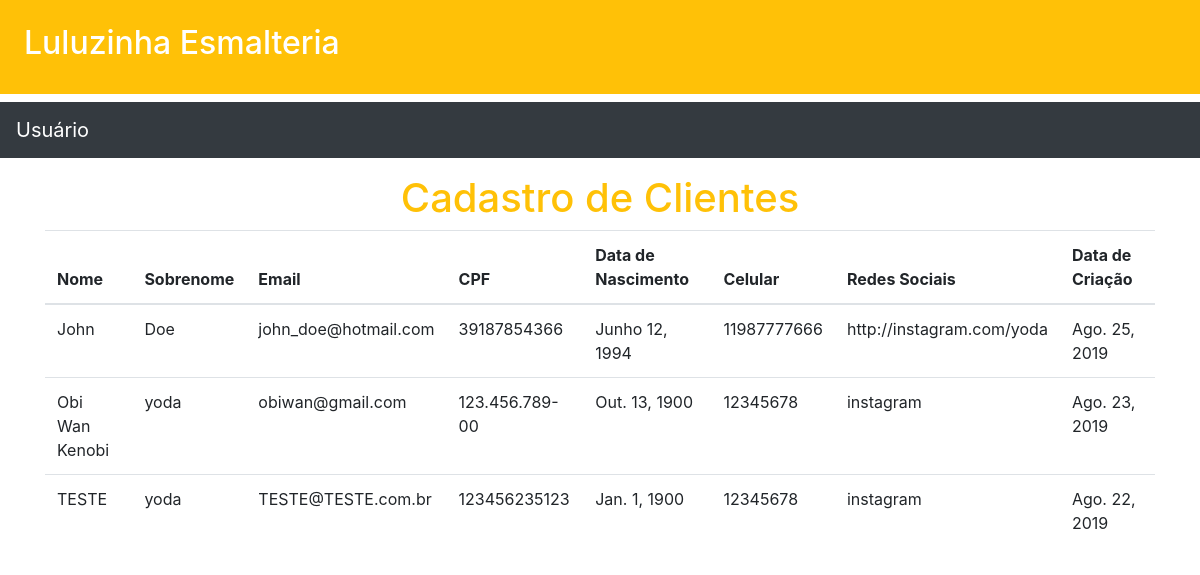
/clientes/, run on an earlier commit of the app's database.
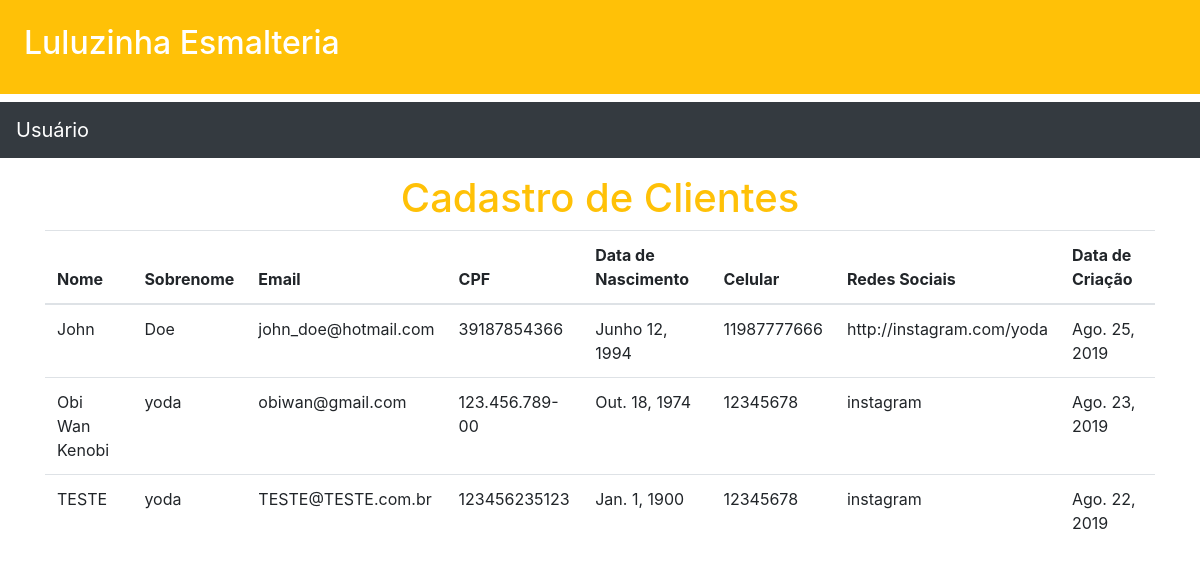
And on a later commit of the database.
### clientes/models.py (models this page shows, shortened)
class Cliente(models.Model):
    nome = models.CharField(max_length=250)
    sobrenome = models.CharField(max_length=250)
    email = models.EmailField()
    cpf = models.CharField(max_length=14,unique=True)
    dt_nascimento = models.DateField(default='1900-01-01')
    celular = models.CharField(max_length=15)
    redes = models.CharField(max_length=80)
    data_criacao = models.DateField(auto_now_add=True)

### clientes/views.py (the view)
# urls.py: path('',lista_de_clientes,name='lista_de_clientes'),
def lista_de_clientes(request):
    clientes = Cliente.objects.all().order_by('-id')
    return render(request,"clientes/lista_de_clientes.html",{'clientes':clientes})

### core/templates/clientes/lista_de_clientes.html (shortened to what this page needs)
{% extends 'base2.html' %}
{% block content %}
<div class="container">
<div class="text-center">
<h1 class="text-warning">Cadastro de Clientes</h1>
</div>
<table class="table table-head">
    <thead>
        <tr>
            <th>Nome</th>
            <th>Sobrenome</th>
            <th>Email</th>
            <th>CPF</th>
            <th>Data de Nascimento</th>
            <th>Celular</th>
            <th>Redes Sociais</th>
            <th>Data de Criação</th>
        </tr>
    </thead>
    <tbody>
        {% for cliente in clientes %}
        <tr>
            <td>{{ cliente.nome }}</td>
            <td>{{ cliente.sobrenome }}</td>
            <td>{{ cliente.email }}</td>
            <td>{{ cliente.cpf }}</td>
            <td>{{ cliente.dt_nascimento }}</td>
            <td>{{ cliente.celular }}</td>
            <td>{{ cliente.redes }}</td>
            <td>{{ cliente.data_criacao }}</td>
        </tr>
        {% endfor %}
    </tbody>
</table>
</div>
{% endblock content %}

What changed in the data, as far as the page shows it:
changed Cliente "Obi Wan Kenobi": dt_nascimento "Out. 13, 1900" → "Out. 18, 1974"
